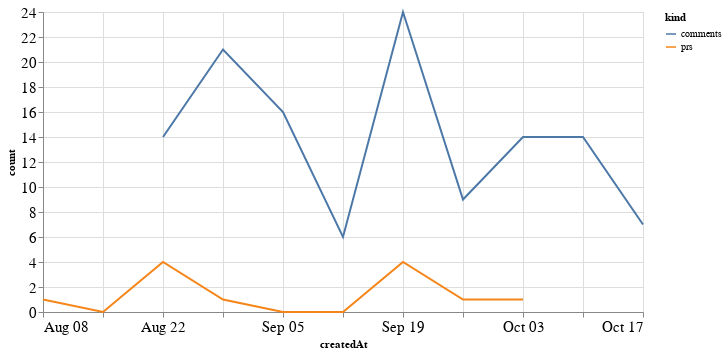

The cell this chart's notebook holds for it:
### Code cell
alt.Chart(total_time, width=600).mark_line().encode(
    x='createdAt',
    y='count',
    color='kind'
)

### Figure 1 — Vega-Lite specification as saved in the notebook (floating-point values rounded to 4 significant figures)
{"config": {"axisLeft": {"labelFontSize": 15}, "axisBottom": {"labelFontSize": 15}}, "data": {"name": "data-9e1211ea977ae1556785735fc535a7a4"}, "mark": "line", "encoding": {"color": {"type": "nominal", "field": "kind"}, "x": {"type": "temporal", "field": "createdAt"}, "y": {"type": "quantitative", "field": "count"}}, "width": 600, "$schema": "https://vega.github.io/schema/vega-lite/v4.8.1.json", "datasets": {"data-9e1211ea977ae1556785735fc535a7a4": [{"createdAt": "2021-08-08T00:00:00", "kind": "prs", "count": 1.0}, {"createdAt": "2021-08-15T00:00:00", "kind": "prs", "count": 0.0}, {"createdAt": "2021-08-22T00:00:00", "kind": "prs", "count": 4.0}, {"createdAt": "2021-08-29T00:00:00", "kind": "prs", "count": 1.0}, {"createdAt": "2021-09-05T00:00:00", "kind": "prs", "count": 0.0}, {"createdAt": "2021-09-12T00:00:00", "kind": "prs", "count": 0.0}, {"createdAt": "2021-09-19T00:00:00", "kind": "prs", "count": 4.0}, {"createdAt": "2021-09-26T00:00:00", "kind": "prs", "count": 1.0}, {"createdAt": "2021-10-03T00:00:00", "kind": "prs", "count": 1.0}, {"createdAt": "2021-10-10T00:00:00", "kind": "prs", "count": null}, {"createdAt": "2021-10-17T00:00:00", "kind": "prs", "count": null}, {"createdAt": "2021-08-08T00:00:00", "kind": "comments", "count": null}, {"createdAt": "2021-08-15T00:00:00", "kind": "comments", "count": null}, {"createdAt": "2021-08-22T00:00:00", "kind": "comments", "count": 14.0}, {"createdAt": "2021-08-29T00:00:00", "kind": "comments", "count": 21.0}, {"createdAt": "2021-09-05T00:00:00", "kind": "comments", "count": 16.0}, {"createdAt": "2021-09-12T00:00:00", "kind": "comments", "count": 6.0}, {"createdAt": "2021-09-19T00:00:00", "kind": "comments", "count": 24.0}, {"createdAt": "2021-09-26T00:00:00", "kind": "comments", "count": 9.0}, {"createdAt": "2021-10-03T00:00:00", "kind": "comments", "count": 14.0}, {"createdAt": "2021-10-10T00:00:00", "kind": "comments", "count": 14.0}, {"createdAt": "2021-10-17T00:00:00", "kind": "comments", "count": 7.0}]}}
